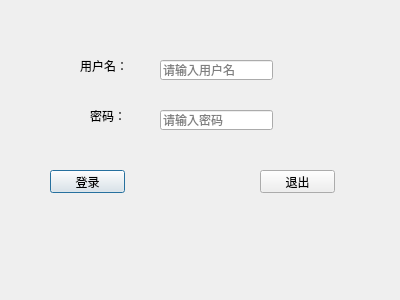
<?xml version="1.0" encoding="UTF-8"?>
<ui version="4.0">
 <class>LoginDialog</class>
 <widget class="QDialog" name="LoginDialog">
  <property name="geometry">
   <rect>
    <x>0</x>
    <y>0</y>
    <width>400</width>
    <height>300</height>
   </rect>
  </property>
  <property name="windowTitle">
   <string>Dialog</string>
  </property>
  <widget class="QLabel" name="label">
   <property name="geometry">
    <rect>
     <x>80</x>
     <y>60</y>
     <width>54</width>
     <height>12</height>
    </rect>
   </property>
   <property name="text">
    <string>用户名：</string>
   </property>
  </widget>
  <widget class="QLineEdit" name="usrLineEdit">
   <property name="geometry">
    <rect>
     <x>160</x>
     <y>60</y>
     <width>113</width>
     <height>20</height>
    </rect>
   </property>
   <property name="placeholderText">
    <string>请输入用户名</string>
   </property>
  </widget>
  <widget class="QLabel" name="label_2">
   <property name="geometry">
    <rect>
     <x>90</x>
     <y>110</y>
     <width>54</width>
     <height>12</height>
    </rect>
   </property>
   <property name="text">
    <string>密码：</string>
   </property>
  </widget>
  <widget class="QLineEdit" name="pwdLineEdit">
   <property name="geometry">
    <rect>
     <x>160</x>
     <y>110</y>
     <width>113</width>
     <height>20</height>
    </rect>
   </property>
   <property name="echoMode">
    <enum>QLineEdit::Password</enum>
   </property>
   <property name="placeholderText">
    <string>请输入密码</string>
   </property>
  </widget>
  <widget class="QPushButton" name="loginBtn">
   <property name="geometry">
    <rect>
     <x>50</x>
     <y>170</y>
     <width>75</width>
     <height>23</height>
    </rect>
   </property>
   <property name="text">
    <string>登录</string>
   </property>
  </widget>
  <widget class="QPushButton" name="exitBtn">
   <property name="geometry">
    <rect>
     <x>260</x>
     <y>170</y>
     <width>75</width>
     <height>23</height>
    </rect>
   </property>
   <property name="text">
    <string>退出</string>
   </property>
  </widget>
 </widget>
 <resources/>
 <connections>
  <connection>
   <sender>exitBtn</sender>
   <signal>clicked()</signal>
   <receiver>LoginDialog</receiver>
   <slot>close()</slot>
   <hints>
    <hint type="sourcelabel">
     <x>297</x>
     <y>181</y>
    </hint>
    <hint type="destinationlabel">
     <x>199</x>
     <y>149</y>
    </hint>
   </hints>
  </connection>
 </connections>
</ui>
